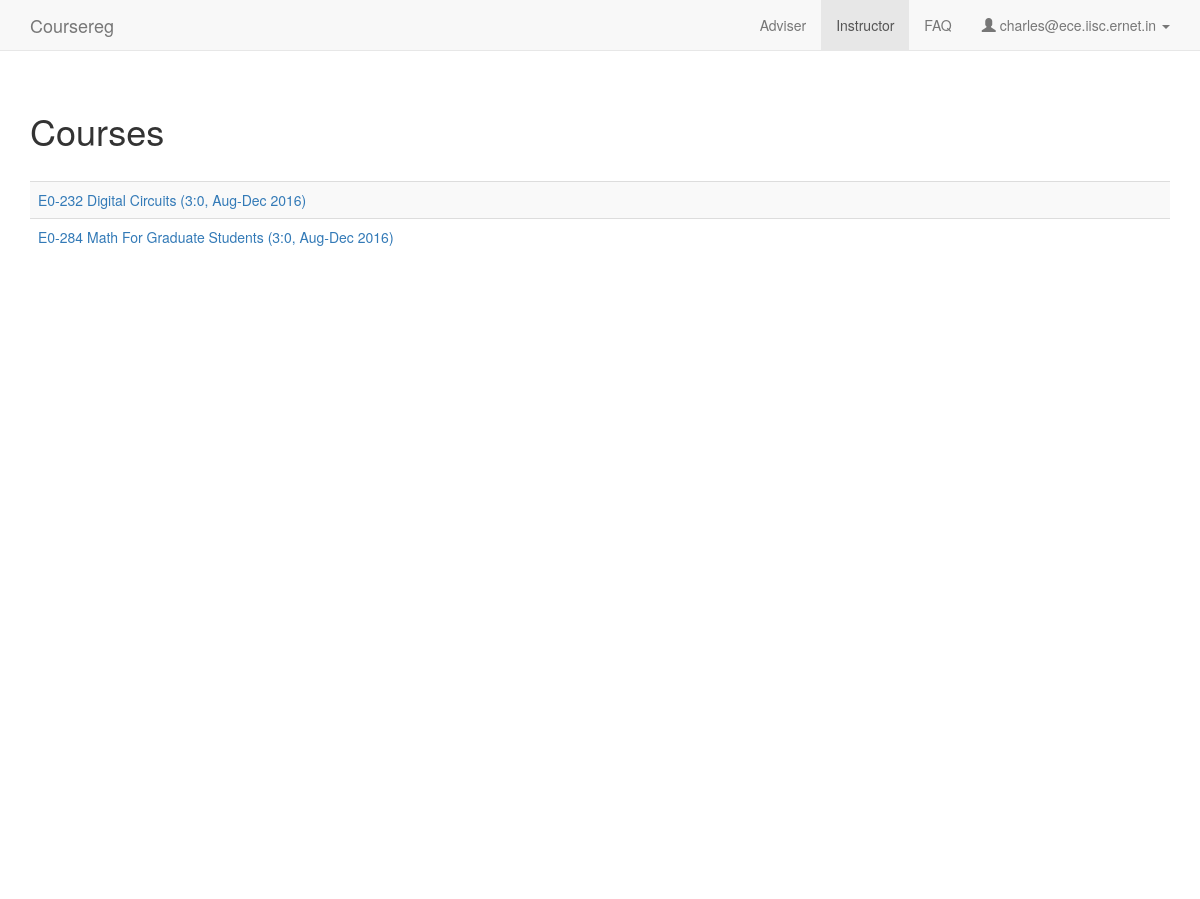
Page /instructor (signed in) on the earlier database version.
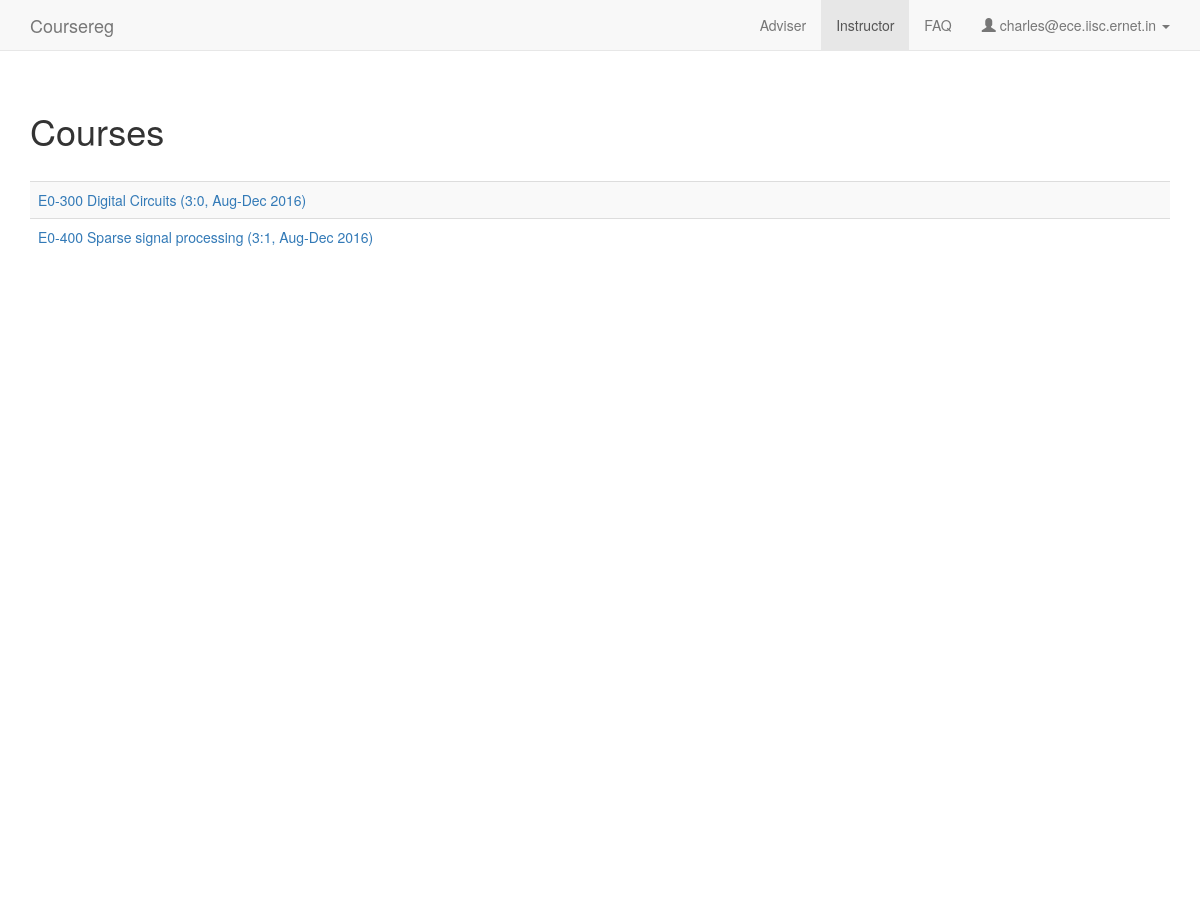
Same page on the later database version.
### coursereg/models.py (models this page shows, shortened)
class Course(models.Model):
    num = models.CharField(max_length=100)
    title = models.CharField(max_length=200)
    department = models.ForeignKey(Department, on_delete=models.CASCADE)
    term = models.ForeignKey(Term)
    credits = models.CharField(max_length=100, default='', verbose_name="Credits (ex: 3:0)")
    should_count_towards_cgpa = models.BooleanField(default=True)
    created_at = models.DateTimeField(auto_now_add=True)
    updated_at = models.DateTimeField(auto_now=True)
    timings = models.CharField(max_length=100, default='Not fixed yet')
    def is_last_grade_date_passed(self):
        return timezone.now() > self.term.last_grade_date
    def is_instructor_review_pending(self):
        return Participant.objects.filter(course=self, user__user_type=User.USER_TYPE_STUDENT, is_instructor_reviewed=False).first()
    def __unicode__(self):
        return self.num + ' ' + self.title + ' (%s, %s)' % (self.credits, self.term)

class Term(models.Model):
    name = models.CharField(max_length=100)
    year = models.CharField(max_length=4)
    start_reg_date = models.DateTimeField(default=timezone.now)
    last_reg_date = models.DateTimeField(default=timezone.now)
    last_adviser_approval_date = models.DateTimeField(default=timezone.now)
    last_instructor_approval_date = models.DateTimeField(default=timezone.now)
    last_cancellation_date = models.DateTimeField(default=timezone.now)
    last_conversion_date = models.DateTimeField(default=timezone.now)
    last_drop_date = models.DateTimeField(default=timezone.now)
    last_grade_date = models.DateTimeField(default=timezone.now)
    is_active = models.BooleanField(default=True)
    def __unicode__(self):
        return '%s %s' % (self.name, self.year)

### coursereg/views/instructor.py (the view)
# urls.py: url(r'^instructor$', views.instructor.index, name='instructor'),
@login_required
def index(request):
    if not request.user.user_type == models.User.USER_TYPE_FACULTY:
        raise PermissionDenied
    context = {
        'user_type': 'faculty',
        'nav_active': 'instructor',
        'user_email': request.user.email,
        'can_faculty_create_courses': settings.CAN_FACULTY_CREATE_COURSES,
        'courses': [p.course for p in models.Participant.objects.filter(user=request.user).order_by('-course__term__last_reg_date')]
    }
    return render(request, 'coursereg/instructor.html', context)

### coursereg/templates/coursereg/instructor.html (shortened to what this page needs)
{% extends "coursereg/base.html" %}
{% block body %}
{% include "coursereg/nav.html" %}
<div class="container" id="maincontainer">
    <div class="row top-buffer-1">
        <div class="col-md-12">
            <h1>Courses</h1>
        </div>
    </div>
    <div class="row top-buffer-1">
        <div class="col-md-12">
            <table class="table table-striped">
            {% for course in courses %}
                <tr>
                    <td>
                        {% if course.is_last_grade_date_passed %}
                        <a class="inactive" href="{% url 'coursereg:instructor_detail' course.id %}">{{ course }}</a>
                        {% else %}
                        <a href="{% url 'coursereg:instructor_detail' course.id %}">{{ course }}</a>
                        {% endif %}
                    </td>
                </tr>
            {% endfor %}
            </table>
        </div>
    </div>
</div>
{% endblock %}

Differences in the rows shown:
removed Course: num+title+credits "E0-284 Math For Graduate Students (3:0, Aug-Dec 2016)"
changed Course: num+title+credits "E0-232 Digital Circuits (3:0, Aug-Dec 2016)" → "E0-300 Digital Circuits (3:0, Aug-Dec 2016)"
added Course: num+title+credits "E0-400 Sparse signal processing (3:1, Aug-Dec 2016)"
